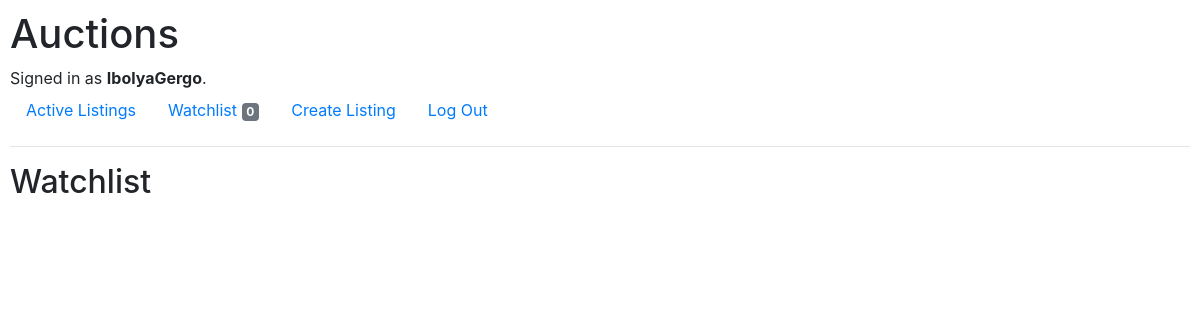
Page /watchlist (signed in) on the earlier database version.
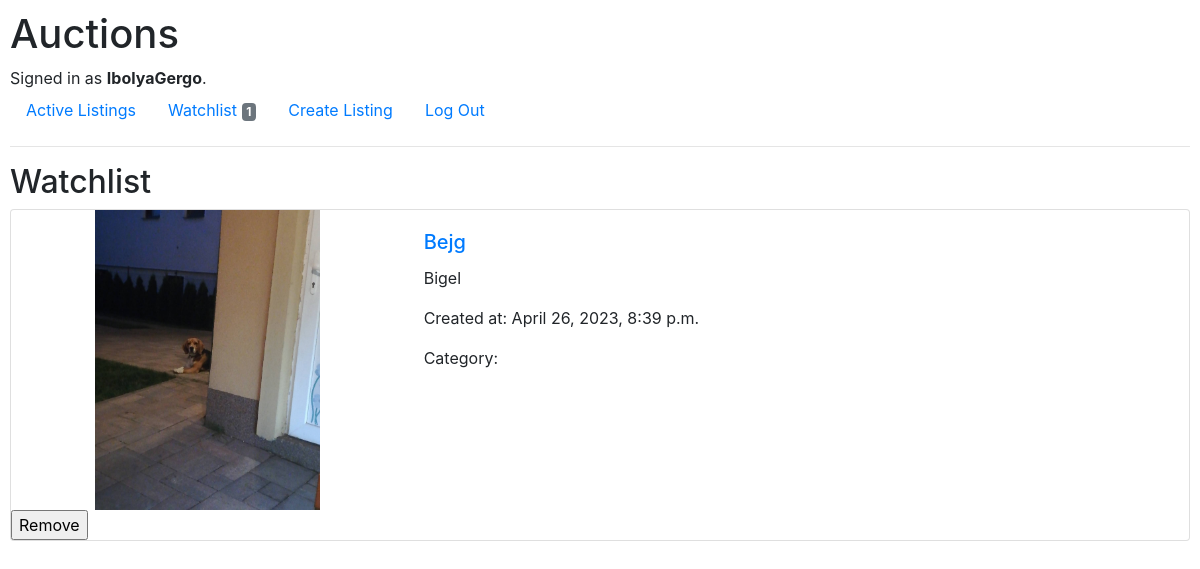
Same page on the later database version.
### auctions/models.py (models this page shows, shortened)
class ListingModel(models.Model):
    creator = models.ForeignKey("User", on_delete=models.CASCADE)
    title = models.CharField(max_length=64)
    description = models.TextField()
    img = models.ImageField(upload_to="images/", null=True, blank=True)
    start_bid = models.DecimalField(max_digits=64, decimal_places=2)
    created_at = models.DateTimeField(default=timezone.now)
    category = models.CharField(max_length=64)

### auctions/views.py (the view)
# urls.py: path("watchlist", views.watchlist, name="watchlist")
def watchlist(request):
    if request.user.is_authenticated:
        watchlist = request.user.watchlist.all()
        num_on_watchlist = request.user.watchlist.count()
        return render(request, "auctions/watchlist.html", {
            "watchlist": watchlist,
            "num_on_watchlist": num_on_watchlist
        })

### auctions/templates/auctions/watchlist.html (shortened to what this page needs)
{% extends "auctions/layout.html" %}
{% block body %}
<h2>Watchlist</h2>
{% for listing in watchlist%}
    <div class="card mb-3">
        <div class="row no-gutters">
            {% if listing.img %}
            <div class="col-md-4">
                <img src="{{ listing.img.url }}" alt="{{ listing.title }}" class="card-img" style="height: 300px; object-fit: scale-down;">
            </div>
            {% endif %}
            <div class="col-md-8">
                <div class="card-body">
                    <h5 class="card-title"><a href="{% url 'listing' listing.id %}">{{ listing.title }}</a></h5>
                    <p class="card-text">{{ listing.description }}</p>
                    <p class="card-text">Created at: {{ listing.created_at|date:"F j, Y, g:i a" }}</p>
                    <p class="card-text">Category: {{ listing.category }}</p>
                </div>
            </div>
        </div>
            <div>
                <form action="{% url 'unwatch' listing.id %}" method="post">
                    <input type="submit" value="Remove">
                </form>
            </div>
    </div>
{% endfor %}
{% endblock %}

### auctions/templates/auctions/layout.html (shortened to what this page needs)
{% load static %}
<!DOCTYPE html>
<html lang="en">
    <head>
        <link rel="stylesheet" href="https://stackpath.bootstrapcdn.com/bootstrap/4.4.1/css/bootstrap.min.css">
        <link href="{% static 'auctions/styles.css' %}" rel="stylesheet">
    </head>
    <body>
        <h1>Auctions</h1>
        <div>
            {% if user.is_authenticated %}
                Signed in as <strong>{{ user.username }}</strong>.
            {% else %}
                Not signed in.
            {% endif %}
        </div>
        <ul class="nav">
            <li class="nav-item">
                <a class="nav-link" href="{% url 'index' %}">Active Listings</a>
            </li>
            {% if user.is_authenticated %}
                <li class="nav-item">
                    <a class="nav-link" href="{% url 'watchlist' %}">Watchlist <span class="badge badge-secondary">{{ num_on_watchlist }}</span></a>
                </li>
                <li class="nav-item">
                    <a class="nav-link" href="{% url 'create' %}">Create Listing</a>
                </li>
                <li class="nav-item">
                    <a class="nav-link" href="{% url 'logout' %}">Log Out</a>
                </li>
            {% endif %}
        </ul>
        <hr>
        {% block body %}
        {% endblock %}
    </body>
</html>

Differences in the rows shown:
added ListingModel: img (picture), title "Bejg", description "Bigel", created_at "April 26, 2023, 8:39 p.m."
Other differences:
{{ num_on_watchlist }}: "0" → "1"
